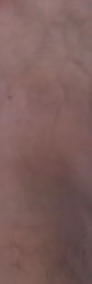
#> input picture python/skin.png, 46 x 142 px (shown 2 times larger)
$ python -i detect.py   (imports and definitions only)
#> lines starting #> are read from the running program, lines starting #| are printed output that depends on the picture
import cv2
import numpy as np
from matplotlib import pyplot as plt
import time

def gradient(arr):#grayscale uint8 이미지의 gradient를 구함
    img_y = np.gradient(arr, axis=0)  # y차원 기울기
    img_x = np.gradient(arr, axis=1)  # x차원 기울기
    return np.sqrt(np.square(img_x) + np.square(img_y)).astype(np.uint8)  # 기울기크기(int)

def detect_a4(img,debug=False):#확실하게 a4인 부분 detect
    gray = cv2.cvtColor(img, cv2.COLOR_BGR2GRAY)
    grad = gradient(gray)
    hist_gray = cv2.calcHist([gray], [0], None, [255], [0, 255])
    hist_gray[0][0] = 0
    hist_grad = np.gradient(hist_gray, axis=0)
    hist_grad = np.abs(hist_grad)
    ret=np.argmax(hist_grad)#가장 밝은 값이 바닥인 경우가 있어서
    if ret<150:ret=200 #의 경우가 더 잘 되긴함
    #if debug==True:print(ret)
    while (1):
        #if debug==True:print(ret)
        _, thr1 = cv2.threshold(gray, ret, 255, cv2.THRESH_BINARY)
        _, thr2 = cv2.threshold(grad, 10, 255, cv2.THRESH_BINARY_INV)#a4의 밝기가 일정한 것을 이용해서 오차 줄임
        thr = cv2.bitwise_and(thr1, thr2)
        while (1):  # contour가 2개(하나는 배경) 남을 때까지로 변경
            kernel = cv2.getStructuringElement(cv2.MORPH_RECT, (3, 3))
            thr = cv2.morphologyEx(thr, cv2.MORPH_ERODE, kernel)#erode로 a4검출, 바닥의 밝기는 일정하지 않아(반사등) 노이즈처럼 뜸
            cnt, labels, stats, centroids = cv2.connectedComponentsWithStats(thr)
            if (False):
                cv2.imshow('sure a4',thr)
                cv2.waitKey(0)
                cv2.destroyAllWindows()
            if (cnt == 2): break
            if (cnt == 1): break
        if (cnt == 1): ret = ret - 1#빈화면인 경우 threshold값 줄이고 다시
        if (cnt == 2):
            if(len(thr[thr == 255])>10):
                break
            else: ret=ret-1
    out = cv2.bitwise_and(gray, gray, mask=thr).astype(np.uint8)
    _, out = cv2.threshold(out, 1, 1023, cv2.THRESH_BINARY)
    out = out//255*1#마커값
    if (debug == True):
        plt.subplot(2, 1, 1), plt.imshow(img), plt.title('input')
        plt.subplot(2,1,2),plt.imshow(out),plt.title('sure a4')
        plt.show()
    return out

def detect_not_a4(color,dep,debug=False):#otsu는 정규분포형 히스토그램이면 사용불가=>depth의 1이 아닌 최소값을 기순으로 line그리기, 어차피 최소값이 다리일 것, hsv 히스토그램 역투영으로 발 검출?
    mask=np.zeros((dep.shape[0],dep.shape[1]),dtype='uint8')
    if(dep.shape[0]>dep.shape[1]):T=dep.shape[1]//6
    else:T=dep.shape[0]//6
    mask=cv2.rectangle(mask,(0,0),(dep.shape[1]-1,dep.shape[0]-1),2,T)
    #mask = cv2.rectangle(mask, (0, 0), (dep.shape[1] - 1, dep.shape[0] - 1), 2, 10)
    color_hsv = cv2.cvtColor(color, cv2.COLOR_BGR2HSV)
    skin=cv2.imread('skin.png')
    skin=cv2.cvtColor(skin,cv2.COLOR_BGR2HSV)
    skin = cv2.calcHist([skin], [0, 1], None, [180, 256], [0, 180, 0, 256])
    bp=cv2.calcBackProject([color_hsv],[0,1],skin,[0,180,0,256],1)
    _,bp=cv2.threshold(bp,1,255,cv2.THRESH_BINARY)
    kernel = cv2.getStructuringElement(cv2.MORPH_RECT, (3, 3))
    bp = cv2.morphologyEx(bp, cv2.MORPH_ERODE, kernel)
    bp[bp==255]=2
    mask=cv2.bitwise_or(bp,mask)
    if(debug==True):
        plt.subplot(2,1,1),plt.imshow(color),plt.title('input')
        plt.subplot(2, 1, 2), plt.imshow(mask), plt.title('sure not a4')
        plt.show()
    return mask

>>> import cv2
>>> picture = cv2.imread('skin.png')
#> picture is the input picture: shape (142, 46, 3); mean B, G, R 92, 94.5, 124.7
>>> result = detect_a4(picture)
#> in detect_a4, `gray = cv2.cvtColor(img, cv2.COLOR_BGR2GRAY)`:
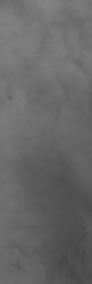
#> gray: shape (142, 46) (shown 2 times larger); min 70, max 133, mean 103.2
#> in gradient, `img_y = np.gradient(arr, axis=0)`:
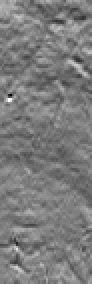
#> img_y: shape (142, 46) float64 (shown 2 times larger); min -7.5, max 7.5, mean -0.186; drawn with min black and max white
#> in gradient, `img_x = np.gradient(arr, axis=1)`:
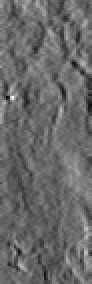
#> img_x: shape (142, 46) float64 (shown 2 times larger); min -7, max 9, mean -0.387; drawn with min black and max white
#> in gradient, `return np.sqrt(np.square(img_x) + np.square(img_y)).astype(np.uint8)`:
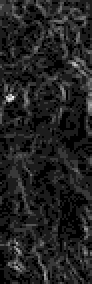
#> returned value: shape (142, 46) (shown 2 times larger); min 0, max 9, mean 1.19; drawn with min black and max white
#> in detect_a4, `hist_gray = cv2.calcHist([gray], [0], None, [255], [0, 255])`: hist_gray = 255 values, max 202 at index 118, min 0 at index 0, mean 25.62
#> in detect_a4, `hist_grad = np.gradient(hist_gray, axis=0)`: hist_grad = 255 values, max 36.5 at index 101, min -36.5 at index 82, mean 0
#> in detect_a4, `hist_grad = np.abs(hist_grad)`: hist_grad = 255 values, max 36.5 at index 82, min 0 at index 0, mean 2.92
#> in detect_a4, `ret=np.argmax(hist_grad)#가장 밝은 값이 바닥인 경우가 있어서`: ret = 82
#> in detect_a4, `_, thr1 = cv2.threshold(gray, ret, 255, cv2.THRESH_BINARY)`: thr1: shape (142, 46); every value is 0
#> in detect_a4, `_, thr2 = cv2.threshold(grad, 10, 255, cv2.THRESH_BINARY_INV)#a4의 밝기가 ..`: thr2: shape (142, 46); every value is 255
#> in detect_a4, `cnt, labels, stats, centroids = cv2.connectedComponentsWithStats(thr)`: labels: shape (142, 46) int32; every value is 0
#> in detect_a4, `cnt, labels, stats, centroids = cv2.connectedComponentsWithStats(thr)`: cnt = 1; stats = [[0, 0, 46, 142, 6532]]; centroids = [[22.5, 70.5]]
